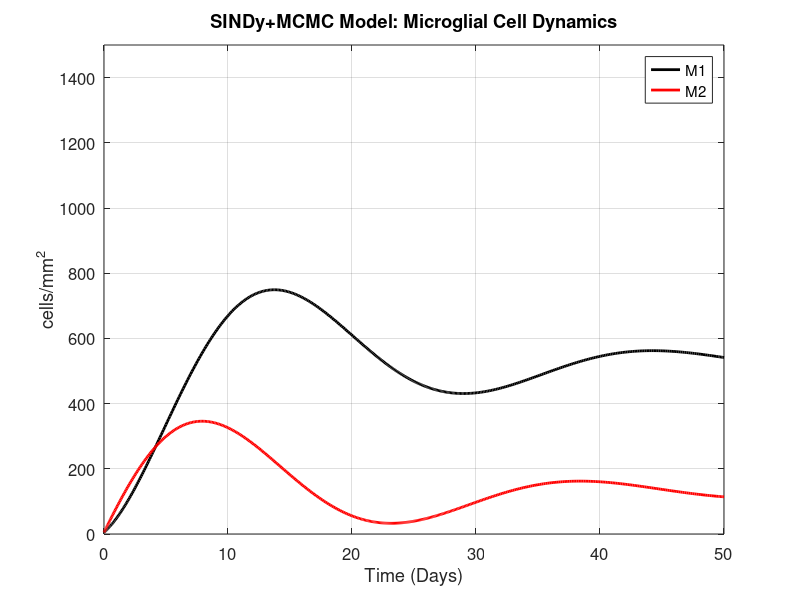

MATLAB code for this plot:
function [t, M1, M2, M_eq] = sindy_mcmc_microglia(params, plot_results)
%SINDY_MCMC_MICROGLIA SINDy+MCMC model for microglial cell dynamics
%
%   Reference: Amato & Arnold (2025) "Data-driven modeling and prediction 
%              of microglial cell dynamics in the ischemic penumbra"
%              https://arxiv.org/abs/2404.10915
%              https://github.com/anarnold/Data-Driven-Modeling-Microglia
%
%   [t, M1, M2, M_eq] = sindy_mcmc_microglia()
%       Uses default parameters from paper and plots results
%
%   [t, M1, M2, M_eq] = sindy_mcmc_microglia(params)
%       Uses custom parameters specified in struct:
%           params.theta - coefficient vector [θ1, θ2, θ3, θ4, θ5, θ6]
%                          (default: MCMC posterior means from paper)
%           params.M0    - initial conditions [M1(0), M2(0)] (default: [5, 5])
%           params.tspan - time span [t0, tf] (default: [0, 50])
%
%   [t, M1, M2, M_eq] = sindy_mcmc_microglia(params, plot_results)
%       Set plot_results = false to suppress plotting
%
%   Model (continuous-time ODE, equations 3.1-3.3):
%       dM1/dt = θ1 + θ2*M1 + θ3*M2
%       dM2/dt = θ4 + θ5*M1 + θ6*M2
%
%   MCMC posterior mean estimates:
%       θ1 = 32.9650, θ2 = -0.1377, θ3 = 0.3150
%       θ4 = 78.5130, θ5 = -0.1550, θ6 = 0.0217
%
%   Example:
%       [t, M1, M2] = sindy_mcmc_microglia();

    % Default parameters (MCMC posterior means from paper)
    if nargin < 1 || isempty(params)
        params = struct();
    end
    if nargin < 2
        plot_results = true;
    end
    
    % Default coefficients from eq 3.3 (MCMC posterior means)
    default_theta = [32.9650, -0.1377, 0.3150, ...  % θ1, θ2, θ3 (M1 equation)
                     78.5130, -0.1550, 0.0217];     % θ4, θ5, θ6 (M2 equation)
    
    % Set defaults for missing fields
    if ~isfield(params, 'theta'), params.theta = default_theta; end
    if ~isfield(params, 'M0'),    params.M0 = [5; 5];           end
    if ~isfield(params, 'tspan'), params.tspan = [0 50];        end
    
    % Extract parameters
    theta = params.theta;
    M0 = params.M0(:);  % Ensure column vector
    tspan = params.tspan;
    
    % Build coefficient matrix A and constant vector b
    % dM/dt = A*M + b
    A = [theta(2), theta(3);    % [θ2, θ3]
         theta(5), theta(6)];   % [θ5, θ6]
    b = [theta(1); theta(4)];   % [θ1; θ4]
    
    % Define ODE
    sindy_ode = @(t, M) A * M + b;
    
    % Solve ODE
    opts = odeset('RelTol', 1e-8, 'AbsTol', 1e-10);
    [t, M] = ode45(sindy_ode, tspan, M0, opts);
    
    M1 = M(:, 1);
    M2 = M(:, 2);
    
    % Compute equilibrium point: A*M + b = 0  =>  M = -A\b
    M_eq = -A \ b;
    
    % Plot results
    if plot_results
        figure;
        plot(t, M1, 'k-', 'LineWidth', 2); hold on;
        plot(t, M2, 'r-', 'LineWidth', 2);
        xlabel('Time (Days)', 'FontSize', 14);
        ylabel('cells/mm^2', 'FontSize', 14);
        title('SINDy+MCMC Model: Microglial Cell Dynamics', 'FontSize', 14);
        legend('M1', 'M2', 'Location', 'best');
        xlim([tspan(1) tspan(2)]); 
        ylim([0 1500]);
        grid on;
        set(gca, 'FontSize', 12);
        
        % Display model info
        fprintf('\n=== SINDy+MCMC Model (Amato & Arnold, 2025) ===\n');
        fprintf('Continuous-time ODE:\n');
        fprintf('  dM1/dt = %.4f + %.4f*M1 + %.4f*M2\n', theta(1), theta(2), theta(3));
        fprintf('  dM2/dt = %.4f + %.4f*M1 + %.4f*M2\n', theta(4), theta(5), theta(6));
        fprintf('Equilibrium: M1* = %.2f, M2* = %.2f cells/mm^2\n', M_eq(1), M_eq(2));
    end
end
